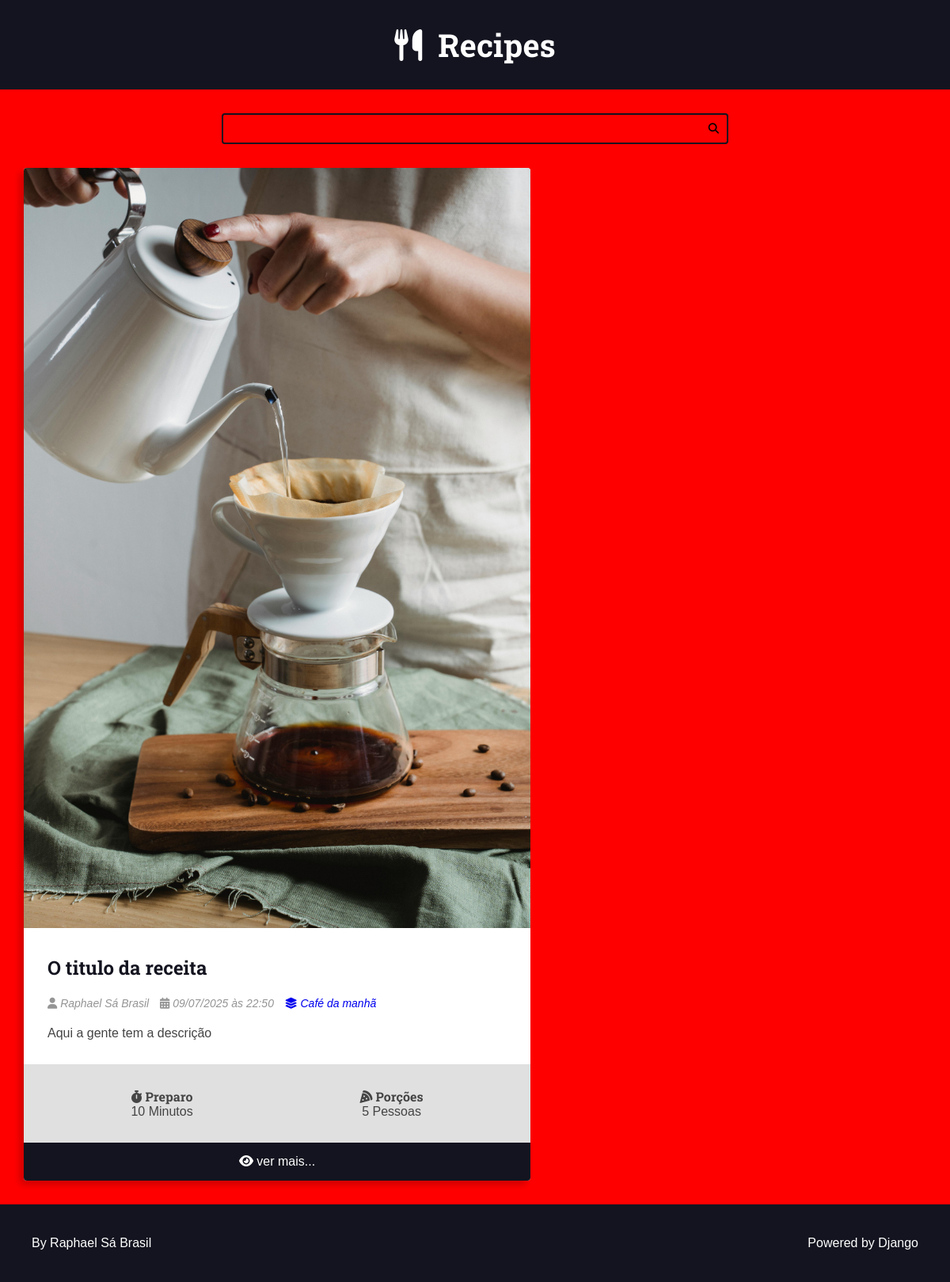
Screenshot of /recipes/category/8/ with the database file from the repository.
### recipes/models.py (models this page shows, shortened)
class Recipe(models.Model):
    title = models.CharField(max_length=65)
    description = models.CharField(max_length=165)
    slug = models.SlugField(unique=True)
    preparation_time = models.IntegerField()
    preparation_time_unit = models.CharField(max_length=65)
    servings = models.IntegerField()
    servings_unit = models.CharField(max_length=65)
    preparation_steps = models.TextField()
    preparation_steps_is_html = models.BooleanField(default=False)
    created_at = models.DateTimeField(auto_now_add=True)
    updated_at = models.DateTimeField(auto_now=True)
    is_published = models.BooleanField(default=False)
    cover = models.ImageField(upload_to='recipes/covers/%Y/%m/%d', blank=True, default='')
    category = models.ForeignKey(
        Category, on_delete=models.SET_NULL, null=True, blank=True,
        default=None,
    )
    author = models.ForeignKey(
        User, on_delete=models.SET_NULL, null=True
    )

class Category(models.Model):
    name = models.CharField(max_length=65)

### recipes/views.py (the view)
# urls.py: path('recipes/category/<int:category_id>/',
def category(request, category_id):
    recipes = get_list_or_404(
        Recipe.objects.filter(
            category__id=category_id,
            is_published=True,
        ).order_by('-id')
    )
    return render(request, 'recipes/pages/category.html', context={
        'recipes': recipes,
        'title': f'{recipes[0].category.name} - Category | '
    })

### recipes/templates/recipes/pages/category.html (shortened to what this page needs)
{% extends "global/base.html" %}
{% block content %}
<div class="main-content main-content-list container">
    {% for recipe in recipes %}
        {% include "recipes/partials/recipe.html" %}
    {% endfor %}
</div>
{% endblock content %}

### recipes/templates/recipes/partials/recipe.html (shortened to what this page needs)
<div class="recipe recipe-list-item">
    {% if recipe.cover %}
        <div class="recipe-cover">
            <a href="{% url 'recipes:recipe' recipe.id %}">
                <img src="{{recipe.cover.url}}" alt="Temporário">
            </a>
        </div>
    {% endif %}
    <div class="recipe-title-container">
        <h2 class="recipe-title">
            <a href="{% url 'recipes:recipe' recipe.id %}">
                {{recipe.title}}
            </a>
        </h2>
    </div>
    <div class="recipe-author">
        {% if recipe.author is not None %}
            <span class="recipe-author-item">
                <i class="fas fa-user"></i>
                {% if recipe.author.first_name %}
                    {{recipe.author.first_name}} {{recipe.author.last_name}}
                {% else %}
                    {{recipe.author.username}}
                {% endif %}
            </span>
        {% endif %}
        <span class="recipe-author-item">
            <i class="fas fa-calendar-alt"></i>
            {{recipe.created_at|date:"d/m/Y"}} às {{recipe.created_at|date:"H:i"}}
        </span>
        {% if recipe.category is not None %}
            <span class="recipe-author-item">
                <a href="{% url 'recipes:category' recipe.category.id %}">
                    <i class="fas fa-layer-group"></i>
                    <span>{{recipe.category.name}}</span>
                </a>
            </span>
        {% endif %}
    </div>
    <div class="recipe-content">
        <p>{{recipe.description}}</p>
    </div>
    <div class="recipe-meta-container">
        <div class="recipe-meta recipe-preparation">
            <h3 class="recipe-meta-title"><i class="fas fa-stopwatch"></i> Preparo</h3>
            <div class="recipe-meta-text">
                {{recipe.preparation_time}} {{recipe.preparation_time_unit}}
            </div>
        </div>
        <div class="recipe-meta recipe-servings">
            <h3 class="recipe-meta-title"><i class="fas fa-pizza-slice"></i> Porções</h3>
            <div class="recipe-meta-text">
                {{recipe.servings}} {{recipe.servings_unit}}
            </div>
        </div>
    </div>
    {% if is_detail_page is not True %}
        <footer class="recipe-footer">
            <a class="recipe-read-more button button-dark button-full-width" href="{% url 'recipes:recipe' recipe.id %}">
                <i class="fas fa-eye"></i>
                <span>ver mais...</span>
            </a>
        </footer>
    {% endif %}
</div>

### recipes/static/recipes/css/styles.css (style rules this page uses)
:root { --color-primary: #269fe6; --color-primary-hover: #2086c2; --color-primary-dark: #13141f; --color-primary-dark-hover: #212336; --color-primary-light: #d4ecfa; --color-primary-light-hover: #bdd8e7; --color-white: #fff; --color-black: #000; --color-dark-text: #444; --color-info-light: #cce5ff; --color-debug-light: #cce5ff; --color-success-light: #d4edda; --color-alert-light: #fff3cd; --color-warning-light: #fff3cd; --color-error-light: #f8d7da; --color-info-dark: #4d86c4; --color-debug-dark: #4d86c4; --color-success-dark: #4a9c5d; --color-alert-dark: #927f40; --color-warning-dark: #927f40; --color-error-dark: #da525d; --color-gray-0: #f9f9f9; --color-gray-1: #e0e0e0; --color-gray-2: #c7c7c7; --color-gray-3: #aeaeae; --color-gray-4: #959595; --color-gray-5: #7d7d7d; --color-gray-6: #646464; --color-gray-7: #4b4b4b; --color-gray-8: #323232; --color-gray-9: #191919; --font-primary: sans-serif; --font-headings: 'Roboto Slab', serif; --spacing-gutter-medium: 3rem; --spacing-gutter-large: 4rem; }
* { padding: 0; margin: 0; box-sizing: border-box; }
html { font-size: 62.5%; }
body { font-size: 1.6rem; font-family: var(--font-primary); background: var(--color-gray-1); color: var(--color-dark-text); }
h1, h2, h3, h4, h5, h6 { font-family: var(--font-headings); }
.container { max-width: 144rem; margin: 0 auto; padding: var(--spacing-gutter-medium); }
.main-content { padding-top: 0; }
.main-content-list { display: grid; grid-template-columns: repeat(auto-fit, minmax(340px, 1fr)); gap: var(--spacing-gutter-large); }
.recipe { background: var(--color-white); box-shadow: -5px 5px 10px rgba(0,0,0,.2); transform: scale(1); transition: all 300ms ease-in-out; border-radius: .4rem; overflow: hidden; }
.recipe img { max-width: 100%; }
.recipe-list-item { max-width: 64rem; height: fit-content; }
.recipe-title-container { padding: var(--spacing-gutter-medium); padding-bottom: 2rem; }
.recipe-title-container a { text-decoration: none; color: var(--color-primary-dark); }
.recipe-author { padding: 0 var(--spacing-gutter-medium); }
.recipe-content { padding: var(--spacing-gutter-medium); padding-top: 2rem; }
.recipe-author-item { color: var(--color-gray-4); margin-right: 1rem; font-style: italic; font-size: 1.4rem; }
.recipe-author a { color: var(-color-primary); transition: all 300ms ease-in-out; text-decoration: none; }
.recipe-meta-container { display: flex; flex-flow: row wrap; padding: var(--spacing-gutter-medium); background: var(--color-gray-1); }
.recipe-meta { display: flex; flex-flow: column nowrap; flex-shrink: 1; flex-grow: 1; text-align: center; }
.recipe-meta-title { font-size: 1.6rem; }
.recipe-footer a { background: var(--color-primary-dark); display: block; color: var(--color-white); text-decoration: none; text-align: center; padding: 1.5rem var(--spacing-gutter-medium); transition: all 300ms ease-in-out; }

### static/global/css/global-style.css (style rules this page uses)
body { background: red; }

### rows the page displays
Recipe: cover (picture), title "O titulo da receita", author.first_name "Raphael", author.last_name "Sá Brasil", created_at "09/07/2025", created_at "22:50", category.name "Café da manhã", description "Aqui a gente tem a descrição", preparation_time "10", preparation_time_unit "Minutos", servings "5", servings_unit "Pessoas"
